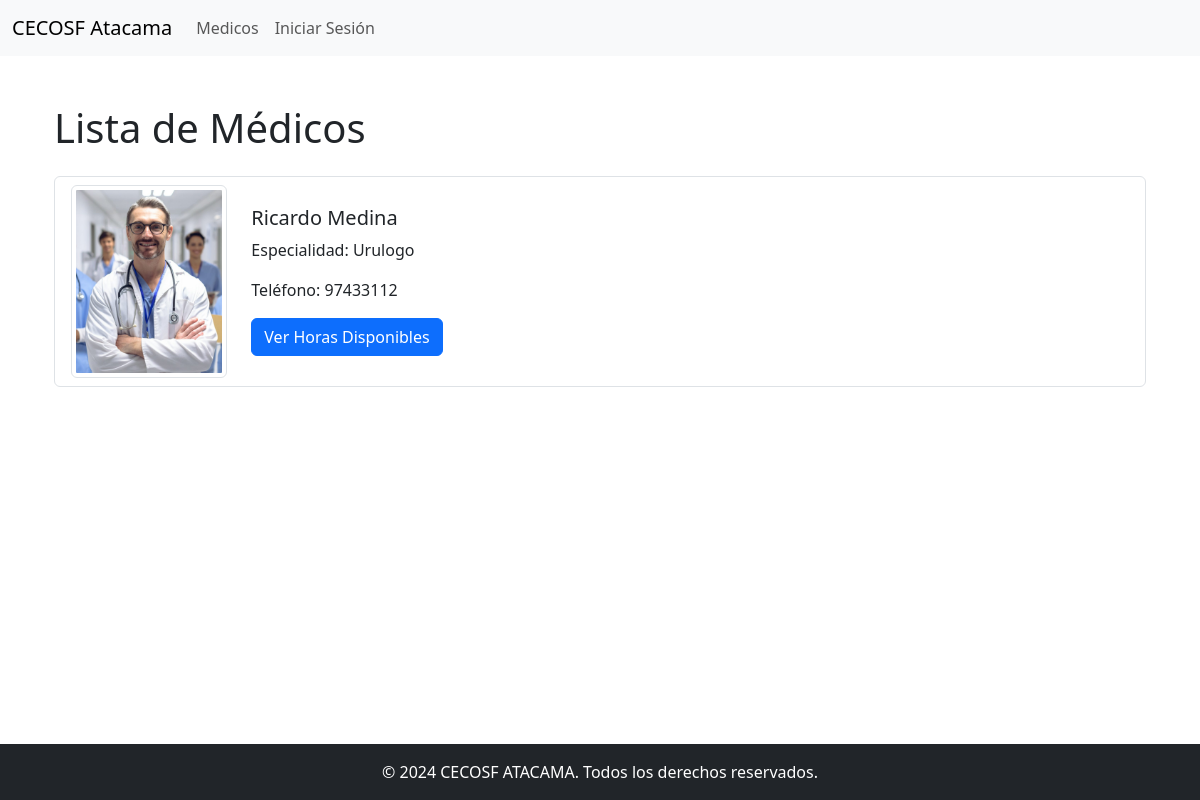
Page /personas/listamedicos on the earlier database version.
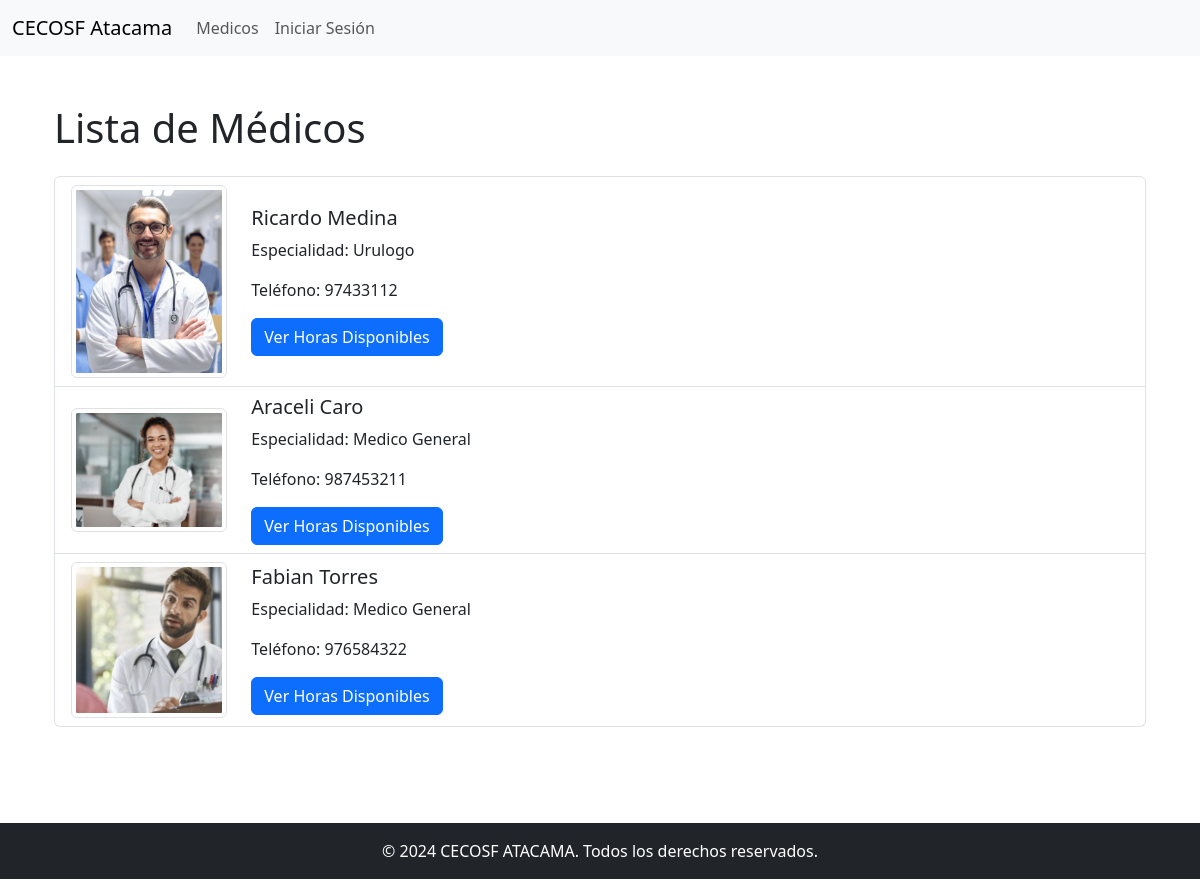
Same page on the later database version.
### personas/models.py (models this page shows, shortened)
class Medico(models.Model):
    nombre = models.CharField(max_length=100)
    especialidad = models.CharField(max_length=100)
    telefono = models.CharField(max_length=15)
    foto = models.ImageField(upload_to='medicos_fotos/', null=True, blank=True)
    contraseña = models.CharField(max_length=128, null=True, blank=True)

### personas/views.py (the view)
# urls.py: path('listamedicos', views.listamedicos, name='listamedicos'),
def listamedicos(request):
    medicos = Medico.objects.all()
    return render(request, 'personas/listamedicos.html', {'medicos': medicos})

### personas/templates/personas/listamedicos.html (shortened to what this page needs)
{% extends 'personas/base.html' %}
{% load static %}
{% block content %}
<div class="container">
    <h1 class="mb-4">Lista de Médicos</h1>
    <ul class="list-group">
        {% for medico in medicos %}
        <li class="list-group-item">
            <div class="row align-items-center">
                <div class="col-md-2">
                    <img src="{{ medico.foto.url }}" alt="{{ medico.nombre }}" class="img-thumbnail"
                         onerror="this.onerror=null; this.src='{% static 'images/default_medico.jpg' %}'">
                </div>
                <div class="col-md-10">
                    <h5>{{ medico.nombre }}</h5>
                    <p>Especialidad: {{ medico.especialidad }}</p>
                    <p>Teléfono: {{ medico.telefono }}</p>
                    <a href="{% url 'ver_horas_medico' medico.id %}" class="btn btn-primary">Ver Horas Disponibles</a>
                </div>
            </div>
        </li>
        {% endfor %}
    </ul>
</div>
{% endblock %}

### personas/templates/personas/base.html (shortened to what this page needs)
<!DOCTYPE html>
{% load static %}
<html lang="en">
<head>
    <link href="https://cdn.jsdelivr.net/npm/bootstrap@5.3.3/dist/css/bootstrap.min.css" rel="stylesheet">
</head>
<body>
    <nav class="navbar navbar-expand-lg navbar-light bg-light">
        <div class="container-fluid">
            <a class="navbar-brand" href="{% url 'index' %}">CECOSF Atacama</a>
            <div class="collapse navbar-collapse" id="navbarNav">
                <ul class="navbar-nav me-auto mb-2 mb-lg-0">
                    <li class="nav-item">
                        <a class="nav-link" href="{% url 'listamedicos' %}">Medicos</a>
                    </li>
                    {% if request.session.usuario_id %}
                    {% if request.session.grupo == "Paciente" %}
                        <li class="nav-item">
                            <a class="nav-link" href="{% url 'ver_citas_paciente' %}">Mis Citas</a>
                        </li>
                    {% elif request.session.grupo == "Medico" %}
                        <li class="nav-item">
                            <a class="nav-link" href="{% url 'ver_horas_medico' %}">Pacientes</a>
                        </li>
                    {% endif %}
                    {% else %}
                    <li class="nav-item">
                        <a class="nav-link" href="{% url 'login' %}">Iniciar Sesión</a>
                    </li>
                    {% endif %}
                </ul>
            </div>
        </div>
    </nav>
    <main class="container my-5">
        {% block content %}{% endblock %}
    </main>
    <footer class="bg-dark text-white text-center text-lg-start mt-5">
        <div class="container">
            <div class="text-center p-3">
                © 2024 CECOSF ATACAMA. Todos los derechos reservados.
            </div>
        </div>
    </footer>
</body>
</html>

### personas/templates/personas/base.html (style rules this page uses)
body { display: flex; flex-direction: column; min-height: 100vh; }
main { flex: 1; }

Differences in the rows shown:
added Medico: foto (picture), nombre "Araceli Caro", especialidad "Medico General", telefono "987453211"
added Medico: foto (picture), nombre "Fabian Torres", especialidad "Medico General", telefono "976584322"
